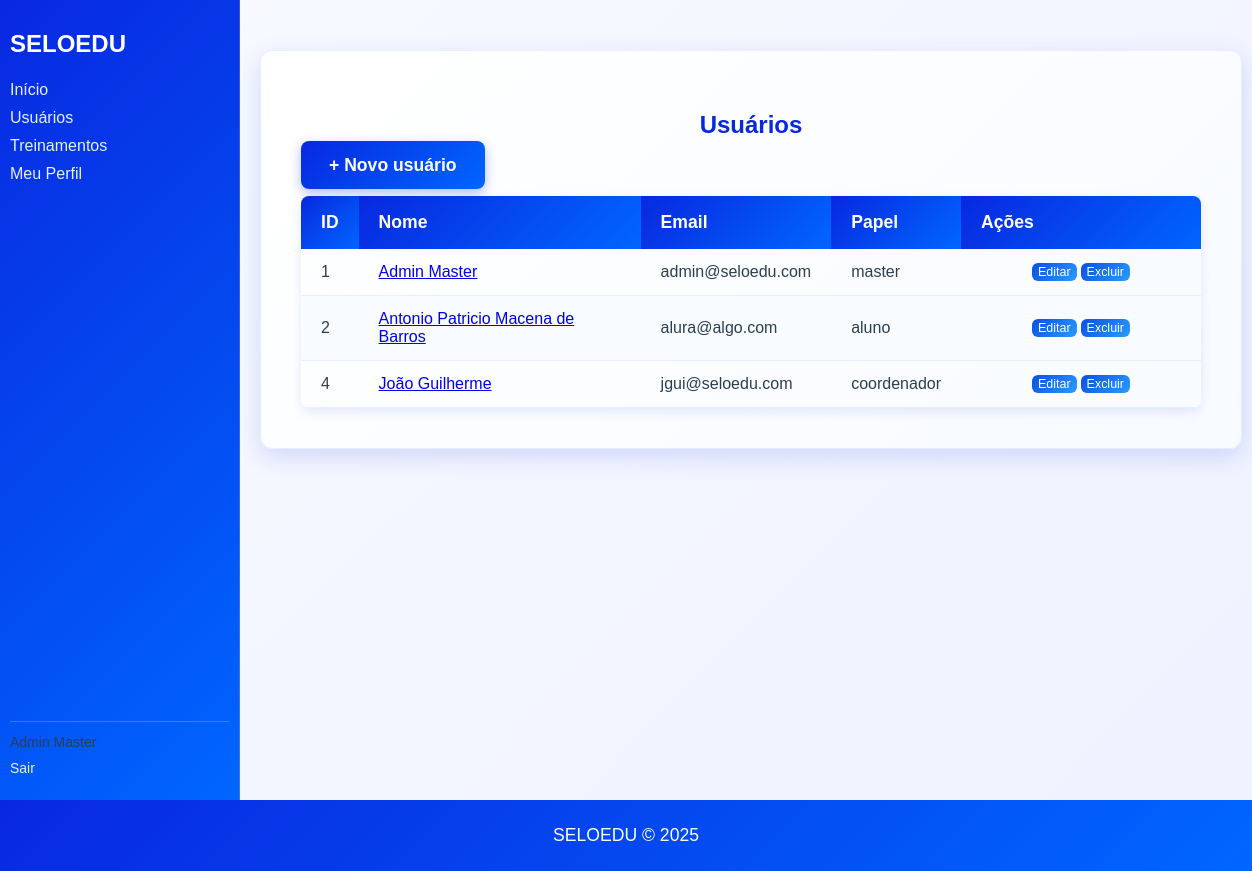
Page /users/ (signed in) on the committed database.
### models/users.py (models this page shows, shortened)
class User(UserMixin, db.Model):
	__tablename__ = 'users'
	id = db.Column(db.Integer, primary_key=True)
	nome = db.Column(db.String(120), nullable=False)
	email = db.Column(db.String(150), unique=True, nullable=False)
	password_hash = db.Column(db.String(256), nullable=True)
	role = db.Column(db.String(50), default='user')
	ativo = db.Column(db.Boolean, default=True)
	profile = db.relationship(
		'Profile',
		uselist=False,
		back_populates='user',
		cascade='all, delete-orphan',
		passive_deletes=True
	)

### views/users.py (the view)
    @login_required
    def list_users(self):
        try:
            users = User.query.filter_by(ativo=True).all()
            return render_template('users/index.html', usuarios=users)
        except Exception as e:
            flash(f'Erro ao carregar usuários: {str(e)}', 'error')
            return render_template('users/index.html', usuarios=[])

### models/users.py (called while the page is built)
@login_manager.user_loader
def load_user(user_id):
	try:
		return User.query.get(int(user_id))
	except Exception:
		return None

### templates/users/index.html (shortened to what this page needs)
{% extends "base.html" %}
{% block content %}
  <div class="users-container">
    <h2 class="users-header">Usuários</h2>
    {% if current_user.is_authenticated and current_user.role == 'master' %}
      <p><a class="button-home no-underline" href="{{ url_for('users.create') }}">+ Novo usuário</a></p>
    {% endif %}
    {% if usuarios %}
      <table>
        <thead>
          <tr>
            <th>ID</th>
            <th>Nome</th>
            <th>Email</th>
            <th>Papel</th>
            <th>Ações</th>
          </tr>
        </thead>
        <tbody>
          {% for u in usuarios %}
            <tr>
              <td>{{ u.id }}</td>
              <td><a href="{{ url_for('users.show', user_id=u.id) }}">{{ u.nome }}</a></td>
              <td>{{ u.email }}</td>
              <td>{{ u.role }}</td>
              <td class="actions">
                <div class="action-group">
                  {% if current_user.is_authenticated and (current_user.role == 'master' or current_user.id == u.id) %}
                    <form action="{{ url_for('users.edit', user_id=u.id) }}" method="get" style="margin:0;display:inline-flex;">
                      <button type="submit" class="btn-small">Editar</button>
                    </form>
                  {% endif %}
                  {% if current_user.is_authenticated and current_user.role == 'master' %}
                    <form action="{{ url_for('users.delete', user_id=u.id) }}" method="post" style="margin:0;display:inline-flex;">
                      <button type="submit" class="btn-small">Excluir</button>
                    </form>
                  {% endif %}
                </div>
              </td>
            </tr>
          {% endfor %}
        </tbody>
      </table>
    {% else %}
      <p>Nenhum usuário cadastrado.</p>
    {% endif %}
  </div>
{% endblock %}

### templates/base.html (shortened to what this page needs)
<!DOCTYPE html>
<html lang="pt-BR">
<head>
    <link rel="stylesheet" href="{{ url_for('static', filename='custom.css') }}">
</head>
<body>
    <div class="layout" id="app-layout">
        {% if current_user.is_authenticated %}
        <aside id="sidebar">
            <div style="display:flex; align-items:center; justify-content:flex-start; margin-bottom:8px;">
                <h2>SELOEDU</h2>
            </div>
            <nav>
                <ul>
                    <li><a href="{{ url_for('users.dashboard') }}">Início</a></li>
                    <li><a href="{{ url_for('users.index') }}">Usuários</a></li>
                    <li><a href="{{ url_for('treinamento.listar') }}">Treinamentos</a></li>
                    <li><a href="{{ url_for('users.profile') }}">Meu Perfil</a></li>
                </ul>
            </nav>
            <div class="sidebar-footer">
                <p>{{ current_user.nome }}</p>
                <ul>
                    <li><a href="{{ url_for('auth.logout') }}">Sair</a></li>
                </ul>
            </div>
        </aside>
        {% endif %}
        <main>
            {% block content %}{% endblock %}
        </main>
    </div>
    <footer>
        <p>SELOEDU © 2025</p>
    </footer>
</body>
</html>

### Static/custom.css (style rules this page uses)
body { font-family: 'Arial', sans-serif; background: linear-gradient(135deg, #f8faff 0%, #eef2ff 100%); margin: 0; padding: 0; color: #2c3e50; display: flex; flex-direction: column; min-height: 100vh; }
main { flex: 1; padding: 20px; display: flex; flex-direction: column; align-items: center; }
footer { background: linear-gradient(135deg, #0828e0 0%, #0066ff 100%); color: white; text-align: center; padding: 25px; margin-top: auto; width: 100%; box-sizing: border-box; font-weight: 500; }
footer p { margin: 0; font-size: 1.1em; }
.button-home, .button-login { padding: 14px 28px; background: linear-gradient(135deg, #0828e0 0%, #0066ff 100%); border: none; color: white; font-size: 1.1em; border-radius: 8px; cursor: pointer; transition: all 0.3s ease; width: 220px; margin-top: 25px; font-weight: 600; box-shadow: 0 4px 12px rgba(8, 40, 224, 0.3); }
.users-container { background: linear-gradient(135deg, #ffffff 0%, #f8fbff 100%); padding: 40px; border-radius: 12px; box-shadow: 0 8px 25px rgba(8, 40, 224, 0.15); width: 100%; max-width: 900px; margin: 30px auto; border: 1px solid #e6eeff; }
table { width: 100%; border-collapse: collapse; margin-top: 20px; border-radius: 8px; overflow: hidden; box-shadow: 0 4px 12px rgba(8, 40, 224, 0.1); }
table th { background: linear-gradient(135deg, #0828e0 0%, #0066ff 100%); color: white; padding: 16px 20px; text-align: left; font-weight: 600; font-size: 1.1em; }
table td { padding: 14px 20px; border-bottom: 1px solid #e6eeff; color: #2c3e50; }
table tr:nth-child(even) { background-color: #f8fbff; }
.btn-small { padding: 2px 6px; font-size: 0.78em; border-radius: 6px; background: linear-gradient(135deg, #0a4fe0 0%, #2a9cff 100%); color: white; border: none; cursor: pointer; text-decoration: none; display: inline-block; vertical-align: middle; }
.action-group { display: flex; gap: 4px; align-items: center; justify-content: center; }
table td.actions { white-space: nowrap; width: 200px; }
.button-home, .btn-small, .no-underline { text-decoration: none; }
.users-header { text-align: center; color: #0828e0; margin-bottom: 16px; font-weight: 700; }
.layout { display: grid; grid-template-columns: 240px 1fr; min-height: 100vh; }
aside { background: linear-gradient(135deg, #0828e0 0%, #0066ff 100%); padding: 10px; display: flex; flex-direction: column; justify-content: flex-start; border-right: 1px solid rgba(255,255,255,0.2); }
aside h2 { margin-bottom: 5px; text-align: left; color: #ffffff; }
aside nav ul { list-style: none; padding: 0; margin: 0; }
aside nav li { margin: 10px 0; }
aside nav a { text-decoration: none; color: #e6f0ff; font-weight: 500; }
.sidebar-footer { border-top: 1px solid rgba(255,255,255,0.2); padding-top: 10px; font-size: 14px; margin-top: auto; }
.sidebar-footer p { margin: 2px 0; }
.sidebar-footer ul { list-style: none; padding: 0; margin-top: 10px; }
.sidebar-footer li { margin: 6px 0; }
.sidebar-footer a { text-decoration: none; color: #e6f0ff; }
main { padding: 20px; }

### rows in the picture
User: nome "Admin Master", id "1", email "admin@seloedu.com", role "master"
User: id "2", nome "Antonio Patricio Macena de Barros", email "alura@algo.com", role "aluno"
User: id "4", nome "João Guilherme", email "jgui@seloedu.com", role "coordenador"
